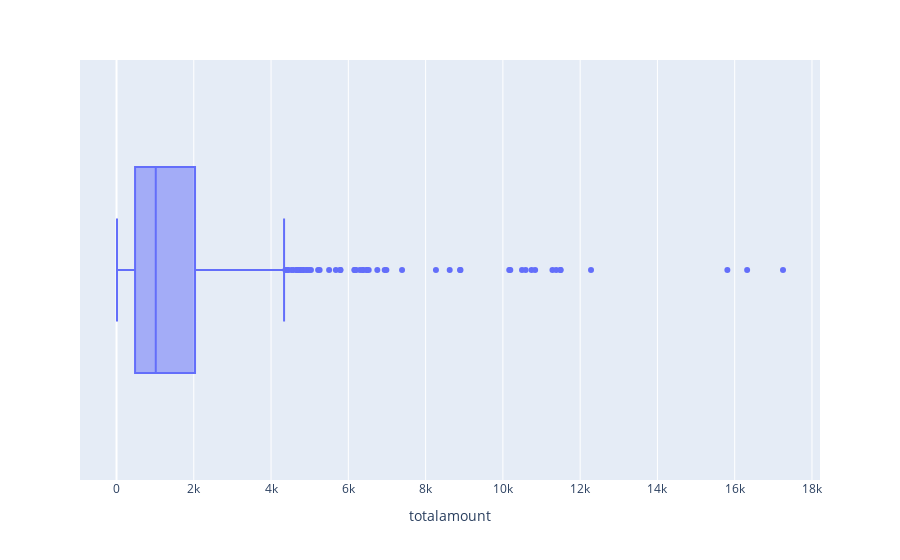

The cell this chart's notebook holds for it:
### Code cell
exp.box(data_frame=orders,x='totalamount')

### Figure 1 — Plotly figure (JSON) as saved in the notebook; plotly's stock layout.template omitted (floating-point values rounded to 4 significant figures; data arrays with more than 128 entries replaced by an {"elided": "..."} marker saying what was removed)
{"data": [{"alignmentgroup": "True", "hovertemplate": "totalamount=%{x}<extra></extra>", "legendgroup": "", "marker": {"color": "#636efa"}, "name": "", "notched": false, "offsetgroup": "", "orientation": "h", "showlegend": false, "type": "box", "x": {"elided": "830 float values"}, "x0": " ", "xaxis": "x", "y0": " ", "yaxis": "y"}], "layout": {"boxmode": "group", "legend": {"tracegroupgap": 0}, "margin": {"t": 60}, "xaxis": {"anchor": "y", "domain": [0, 1], "title": {"text": "totalamount"}}, "yaxis": {"anchor": "x", "domain": [0, 1]}}}
